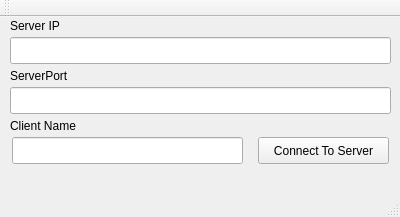
<?xml version="1.0" encoding="UTF-8"?>
<ui version="4.0">
 <class>InitWindow</class>
 <widget class="QMainWindow" name="InitWindow">
  <property name="geometry">
   <rect>
    <x>0</x>
    <y>0</y>
    <width>400</width>
    <height>217</height>
   </rect>
  </property>
  <property name="windowTitle">
   <string>InitWindow</string>
  </property>
  <widget class="QWidget" name="centralWidget">
   <widget class="QLabel" name="label">
    <property name="geometry">
     <rect>
      <x>10</x>
      <y>0</y>
      <width>101</width>
      <height>17</height>
     </rect>
    </property>
    <property name="text">
     <string>Server IP</string>
    </property>
   </widget>
   <widget class="QLabel" name="label_2">
    <property name="geometry">
     <rect>
      <x>10</x>
      <y>50</y>
      <width>111</width>
      <height>17</height>
     </rect>
    </property>
    <property name="text">
     <string>ServerPort</string>
    </property>
   </widget>
   <widget class="QPushButton" name="connectToServerButton">
    <property name="geometry">
     <rect>
      <x>258</x>
      <y>120</y>
      <width>131</width>
      <height>27</height>
     </rect>
    </property>
    <property name="text">
     <string>Connect To Server</string>
    </property>
   </widget>
   <widget class="QLineEdit" name="ipLineEdit">
    <property name="geometry">
     <rect>
      <x>10</x>
      <y>20</y>
      <width>381</width>
      <height>27</height>
     </rect>
    </property>
   </widget>
   <widget class="QLineEdit" name="portLineEdit">
    <property name="geometry">
     <rect>
      <x>10</x>
      <y>70</y>
      <width>381</width>
      <height>27</height>
     </rect>
    </property>
   </widget>
   <widget class="QLabel" name="label_3">
    <property name="geometry">
     <rect>
      <x>10</x>
      <y>100</y>
      <width>131</width>
      <height>17</height>
     </rect>
    </property>
    <property name="text">
     <string>Client Name</string>
    </property>
   </widget>
   <widget class="QLineEdit" name="nameEdit">
    <property name="geometry">
     <rect>
      <x>12</x>
      <y>120</y>
      <width>231</width>
      <height>27</height>
     </rect>
    </property>
   </widget>
  </widget>
  <widget class="QMenuBar" name="menuBar">
   <property name="geometry">
    <rect>
     <x>0</x>
     <y>0</y>
     <width>400</width>
     <height>25</height>
    </rect>
   </property>
  </widget>
  <widget class="QToolBar" name="mainToolBar">
   <attribute name="toolBarArea">
    <enum>TopToolBarArea</enum>
   </attribute>
   <attribute name="toolBarBreak">
    <bool>false</bool>
   </attribute>
  </widget>
  <widget class="QStatusBar" name="statusBar"/>
 </widget>
 <layoutdefault spacing="6" margin="11"/>
 <resources/>
 <connections/>
</ui>
